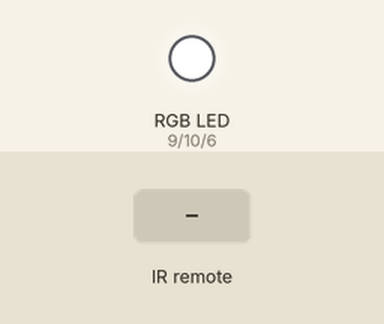
A sketch run on a simulated Arduino Uno, built with avr-gcc and run on an emulated ATmega328P. On the bench: an RGB LED mixed from three pins (HIGH = lit). The inputs (shaded band) are chosen by the test bench. Dim RGB values are drawn brighter than linear.

Above: at 1.2 s.
1.3 s: infrared code 0xF720DF received
At 2.1 s:
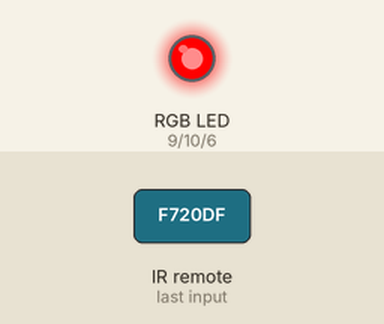
2.8 s: infrared code 0xF7A05F received
At 3.3 s:
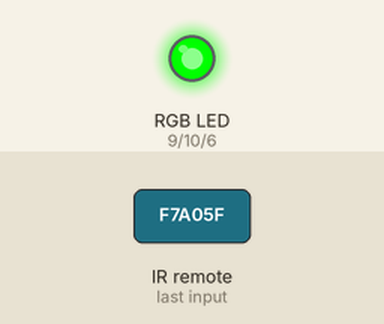
4.3 s: infrared code 0xF7609F received
At 4.6 s:
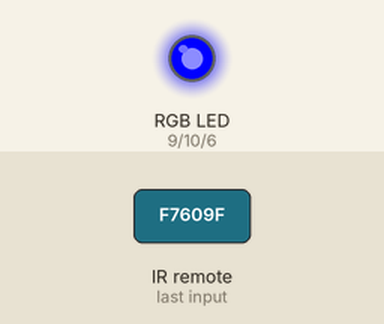
5.8 s: infrared code 0xF740BF received
At 7.0 s:
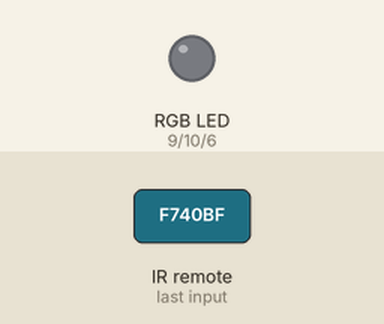
7.3 s: infrared code 0xF7C03F received
At 8.4 s:
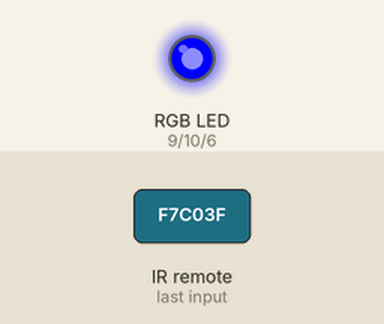
8.8 s: infrared code 0xF7807F received
At 9.7 s:
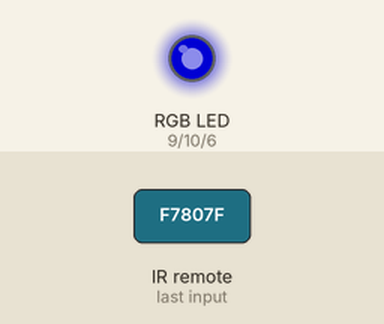
Timing chart, 0 to 11.3 s (numbered marks = the images above; inputs shaded):
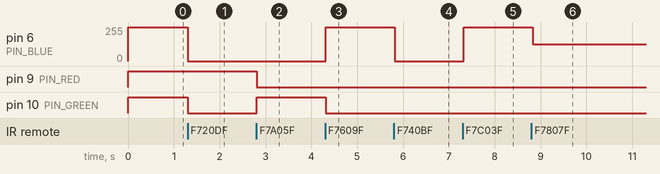

Measured:
- after the input at 1.3 s, pin 6 (PIN_BLUE): 255/255 → 0/255 at once; pin 10 (PIN_GREEN): HIGH → LOW at once
- after the input at 2.8 s, pin 9 (PIN_RED): HIGH → LOW at once; pin 10 (PIN_GREEN): LOW → HIGH at once
- after the input at 4.3 s, pin 6 (PIN_BLUE): 0/255 → 255/255 at once; pin 10 (PIN_GREEN): HIGH → LOW at once
- after the input at 5.8 s, pin 6 (PIN_BLUE): 255/255 → 0/255 at once
- after the input at 7.3 s, pin 6 (PIN_BLUE): 0/255 → 255/255 at once
- after the input at 8.8 s, pin 6 (PIN_BLUE): 255/255 → 127/255 at once

The sketch:

NightLampFirmware.ino
```cpp
#include <IRremote.h>
#include <IRremoteInt.h>

IRrecv irrecv(A0); // IR receiver pin
decode_results results;

const int PIN_RED   = 9;
const int PIN_GREEN = 10;
const int PIN_BLUE  = 6;

unsigned int Val_R = 255;
unsigned int Val_G = 255;
unsigned int Val_B = 255;
unsigned int Brightness = 255;
bool enabled = true;

void setup() {
  Serial.begin(9600);
  irrecv.enableIRIn(); // Receiving IR
  //Serial.println("Started!");
}

void loop() {
  if (irrecv.decode(&results)) // IR signal catched
  {
    //Serial.println(results.value); // IR code -> console

    if (enabled){ //Change colors only if switched on
      switch(results.value){
        case 16195807: setValues(255, 0, 0); break;
        case 16228447: setValues(0, 255, 0); break;
        case 16212127: setValues(0, 0, 255); break;
        case 16244767: setValues(255, 255, 255); break;
        case 16203967: enabled = false; break;
        case 16236607: enabled = true; break;
        case 16187647: riseBrightness(); break;
        case 16220287: lowerBrightness(); break;
        case 16191727: setValues(255, 0, 16); break;
        case 16224367: setValues(0, 255, 10); break;
        case 16208047: setValues(0, 128, 255); break;
        case 16199887: setValues(255, 27, 0); break;
        case 16232527: setValues(0, 255, 255); break;
        case 16216207: setValues(180, 0, 255); break;
        case 16189687: setValues(255, 96, 0); break;
        case 16222327: setValues(0, 144, 255); break;
        case 16206007: setValues(240, 0, 255); break;
        case 16197847: setValues(255, 200, 0); break;
        case 16230487: setValues(0, 78, 255); break;
        case 16214167: setValues(255, 0, 180); break;
      }
    }
    else if(results.value == 16236607){
      enabled = true;
    }

    irrecv.resume(); // Receiving next signal
  }

  if (enabled){
    updateLed();
  }
  else{
    turnOff();
  }


  delay(100);
}

void setValues(int red, int green, int blue){
  Val_R = red;
  Val_G = green;
  Val_B = blue;
}

void updateLed(){
  analogWrite(PIN_RED,   map(Val_R * Brightness, 0, 65025, 0, 255));
  analogWrite(PIN_GREEN, map(Val_G * Brightness, 0, 65025, 0, 255));
  analogWrite(PIN_BLUE,  map(Val_B * Brightness, 0, 65025, 0, 255));
}

void turnOff(){
  analogWrite(PIN_RED,   0);
  analogWrite(PIN_GREEN, 0);
  analogWrite(PIN_BLUE,  0);
}

void riseBrightness(){
  if (Brightness < 255){
    Brightness = Brightness << 1;
    Brightness++;
  }
}

void lowerBrightness(){
  if (Brightness > 0){
    Brightness = Brightness >> 1;
  }
}
```
